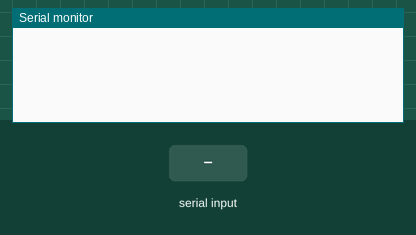
Simulated run of this sketch. Board: Arduino Uno, built with avr-gcc and run on an emulated ATmega328P. Shown: the last lines printed to the serial monitor. Inputs (shaded band) come from the test bench.

Above: at 1.2 s.
1.3 s: "0" received over Serial
At 2.2 s:
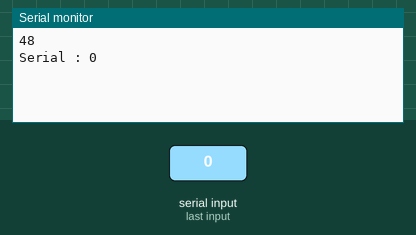
2.8 s: "1" received over Serial
At 3.3 s:
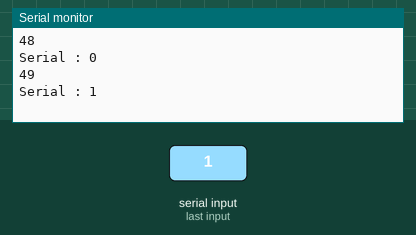
4.3 s: "2" received over Serial
At 5.5 s:
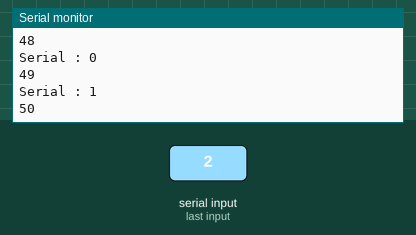

The sketch:

Bluetooth_V1.cpp.ino
```cpp
int state ;
void setup() {
  Serial.begin(9600); // Default communication rate of the Bluetooth module
}

void loop() {
  //Serial.println("Entered Loop");

if(Serial.available() > 0){ // Checks whether data is comming from the serial port
    state = Serial.read(); // Reads the data from the serial port

    Serial.println(state);

        if (state == '0') {
        Serial.println("Serial : 0");
        state = 0;
     }
       else if (state == '1') {
       Serial.println("Serial : 1");
         state = 0;
     }
 }

 //delay(50);
}

/*
 * #define ledPin 7
int state = 0;
void setup() {
  pinMode(ledPin, OUTPUT);
  digitalWrite(ledPin, LOW);
  Serial.begin(38400); // Default communication rate of the Bluetooth module
}
void loop() {
  if(Serial.available() > 0){ // Checks whether data is comming from the serial port
    state = Serial.read(); // Reads the data from the serial port
 }
 if (state == '0') {
  digitalWrite(ledPin, LOW); // Turn LED OFF
  Serial.println("LED: OFF"); // Send back, to the phone, the String "LED: ON"
  state = 0;
 }
 else if (state == '1') {
  digitalWrite(ledPin, HIGH);
  Serial.println("LED: ON");;
  state = 0;
 }
}
 */
```

Measured:
- after the input at 1.3 s, the serial monitor: prints a new line at once (image 1)
- after the input at 2.8 s, the serial monitor: prints a new line at once (image 2)
- after the input at 4.3 s, the serial monitor: prints a new line at once (image 3)
